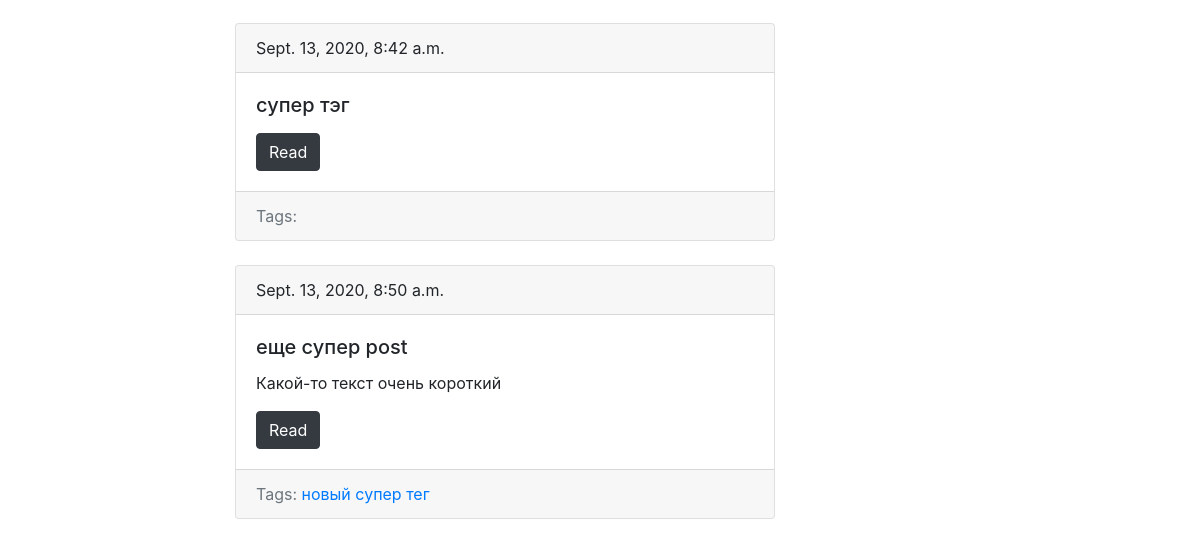
Page /blog/ (lower part) on the earlier database version.
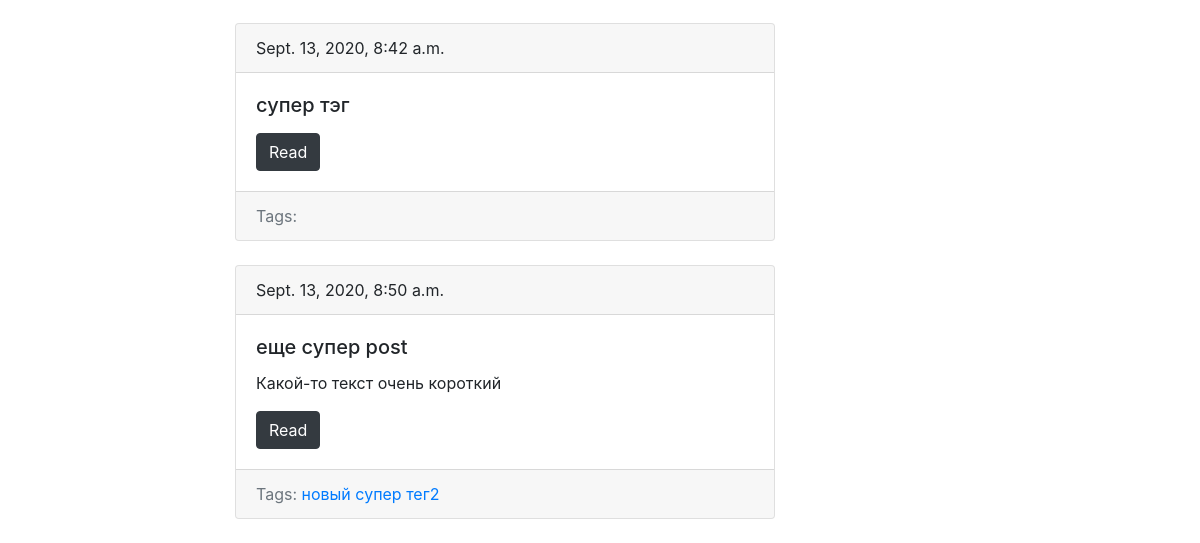
Same page on the later database version.
### blog/models.py (models this page shows, shortened)
class Tag(models.Model):
    title = models.CharField(max_length=50)
    slug = models.SlugField(max_length=50, blank=True, unique=True)
    def get_absolute_url(self):
        return reverse('tag_detail_url', kwargs={'slug':self.slug})

### blog/views.py (the view)
# urls.py: path('', posts_list, name='posts_list_url'),
def posts_list(request):
    posts = Post.objects.all()
    return render(request, 'blog/index.html', context={'posts': posts})

### blog/models.py (called while the page is built)
    def get_absolute_url(self):
        return reverse('post_detail_url', kwargs={'slug':self.slug})

### blog/templates/blog/index.html (shortened to what this page needs)
{% extends 'blog/baseblog.html' %}
{%  block content %}
    {% for post in posts %}
        {%  include 'blog/includes/post_card_template.html' %}
    {% endfor %}
{% endblock %}

### blog/templates/blog/includes/post_card_template.html
<div class="card mb-4">
    <div class="card-header">
        {{ post.date_pub }}
    </div>
    <div class="card-body">
        <h5 class="card-title">{{ post.title }}</h5>
        <p class="card-text">{{ post.body|truncatewords:15 }}</p>
        <a href="{{ post.get_absolute_url }}" class="btn btn-dark">Read</a>
    </div>
     <div class="card-footer text-muted">
            Tags:
         {% for tag in post.tags.all %}
                <a href="{{ tag.get_absolute_url }}">{{ tag.title }}</a>
         {% endfor %}
    </div>
</div>

Differences in the rows shown:
changed Tag: title "новый супер тег" → "новый супер тег2"
